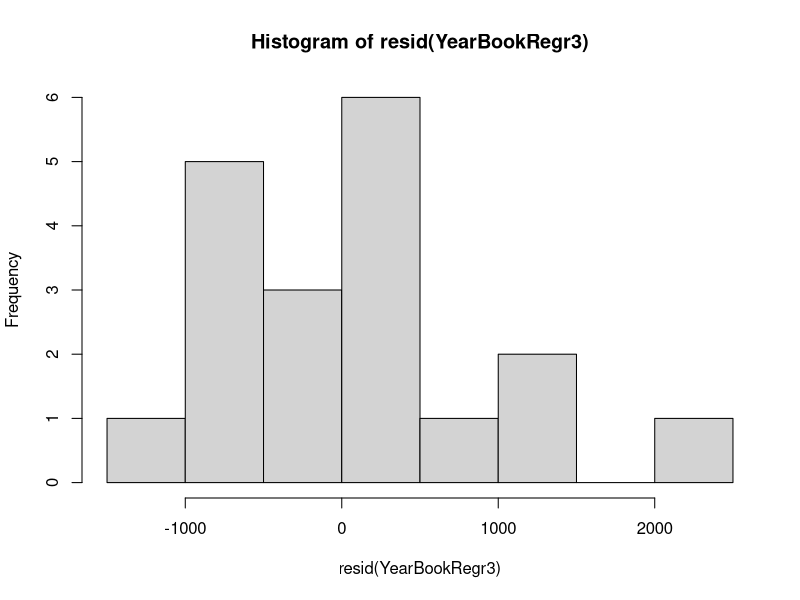

Write R code to recreate this figure. (Note: this script raises an error after producing the figure.)
#Read in Dataframe
YearBook2 <- read.csv("Valley Publishing (A) 2.csv")

#(3x)Regression Model
YearBookRegr <- lm(Actual.Cost ~ No..Books.Delivered + Pages.Book + Color.Pages.Book, data = YearBook2)
summary(YearBookRegr)

#(2x)Regression Model 2
YearBookRegr2 <- lm(Actual.Cost ~ No..Books.Delivered + Pages.Book, data = YearBook2)
summary(YearBookRegr2)

#(2x)Regression Model 2
YearBookRegr3 <- lm(Actual.Cost ~ No..Books.Delivered + Color.Pages.Book, data = YearBook2)
summary(YearBookRegr3)
hist(resid(YearBookRegr3))
skewness(resid(YearBookRegr3))
kurtosis(resid(YearBookRegr3))

#Linear Regression
YearBookLinRegr <- lm(Actual.Cost ~ No..Books.Delivered, data = YearBook2)
summary(YearBookLinRegr)
hist(resid(YearBookLinRegr))
skewness(resid(YearBookLinRegr))
kurtosis(resid(YearBookLinRegr))